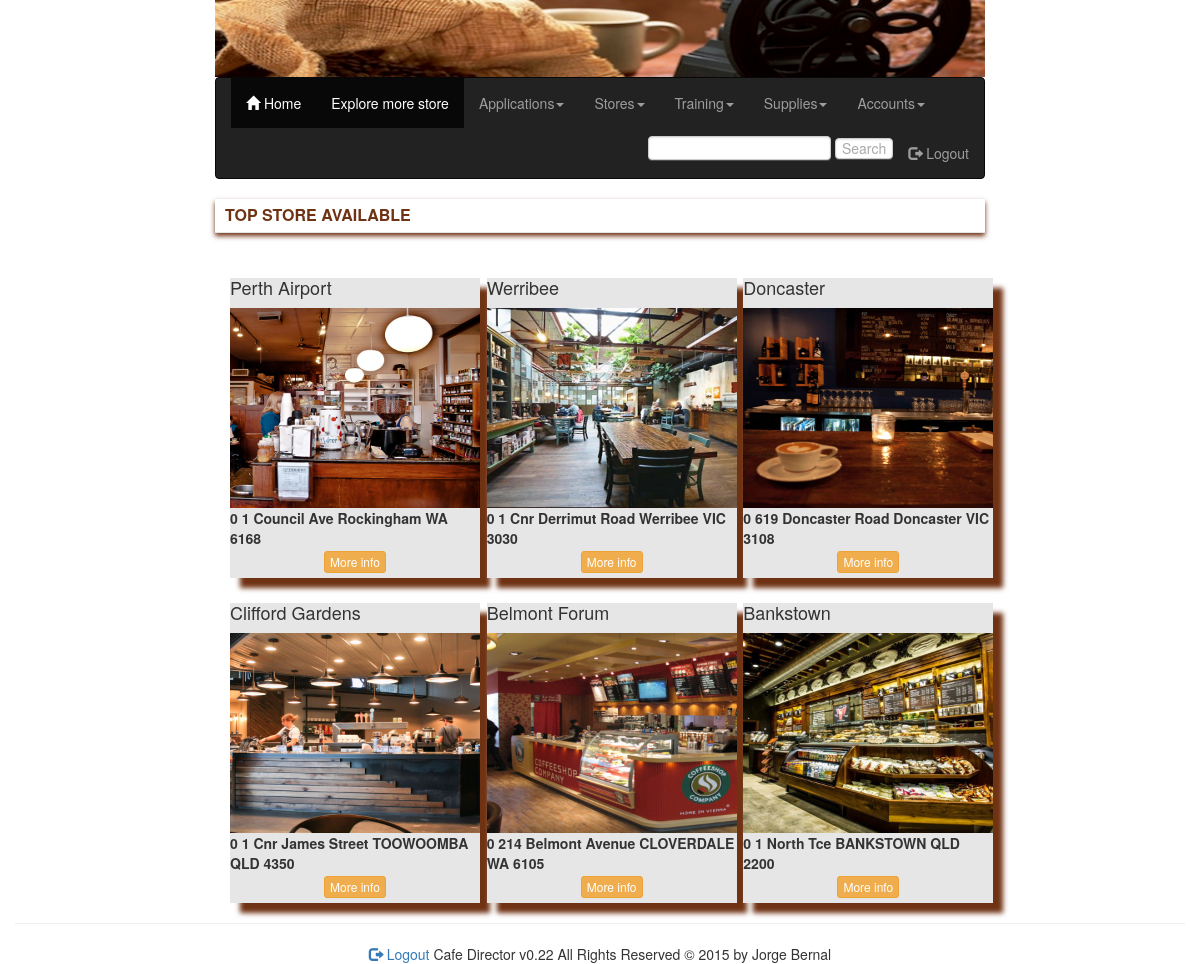
The app's page /inc/explore_store.php (signed in) with its own data.
### tables this page shows
CREATE TABLE IF NOT EXISTS `stores` (
  `storeID` int(11) NOT NULL AUTO_INCREMENT,
  `namestore` varchar(128) NOT NULL,
  `unit` int(11) NOT NULL,
  `streetnumber` int(11) NOT NULL,
  `streetname` varchar(128) NOT NULL,
  `suburb` varchar(128) NOT NULL,
  `state` varchar(16) NOT NULL,
  `postcode` int(11) NOT NULL,
  `website` varchar(128) NOT NULL,
  `email` varchar(128) NOT NULL,
  `phone1` int(11) NOT NULL,
  `phone2` int(11) NOT NULL,
  `join_datestamp` datetime NOT NULL,
  `update_datestamp` datetime NOT NULL,
  `img_path` varchar(128) NOT NULL,
  `store_description` varchar(1000) NOT NULL,
  `store_status` varchar(32) NOT NULL,
  `franchise_available` varchar(32) NOT NULL,
  PRIMARY KEY (`storeID`)
);

### inc/explore_store.php (the view, shortened to what this page needs)
<?php
include ('../inc/header.php');
?>
<?php
$sql = "SELECT * FROM stores WHERE franchise_available='yes' ORDER BY update_datestamp";
$result = mysqli_query($conn, $sql);
?>
<legend>TOP STORE AVAILABLE </legend>
                    <?php
                        foreach ($result as $row) {
                    ?>
                              <div class="col-xs-12 col-sm-6 col-lg-4">
																	<div class="box_medium_square">
                                    <h4><?php echo $row['namestore']; ?></h4>
                                    <img  src="<?php echo $row['img_path']; ?>"  style="width:250px;height:200px;" alt="Home"  />
                                    <b><?php echo $row['unit']." ".$row['streetnumber']." ".$row['streetname']." ".$row['suburb']." ".$row['state']." ".$row['postcode']; ?>
																		</b>
																						 <div id="btn_action">
			 																						<form name="store_info" id="store_info" method="post" action="store_info.php" >
			 																							<button type="submit" class="btn btn-warning btn-xs" id="store_info" name="store_info">More info</button>
			 																						</form>
			 																			</div>
                              </div>
                            </div>
                      <?php
                        }
                      ?>
	<?php
	include ('../inc/footer.php');
	?>

### css/styles.css (style rules this page uses)
form { display: inline; }
#btn_action { text-align:center; padding: 2px 4px 3px 4px; }
.box_medium_square { position: relative; margin-right: 25px; margin-top: 25px; width: 250px; height: 300px; background-color: #E6E6E6; box-shadow: 10px 10px 5px #6F3213; }
legend { color:#6F3213; font-size:16px; background:#fff; box-shadow: 0 3px 5px #6F3213; padding:5px 10px; text-transform:uppercase; font-weight:bold; }

### records on screen
stores: namestore "Perth Airport", img_path (picture), unit "0", streetnumber "1", streetname "Council Ave", suburb "Rockingham", state "WA", postcode "6168"
stores: namestore "Werribee", img_path (picture), unit "0", streetnumber "1", streetname "Cnr Derrimut Road", suburb "Werribee", state "VIC", postcode "3030"
stores: namestore "Doncaster", img_path (picture), unit "0", streetnumber "619", streetname "Doncaster Road", suburb "Doncaster", state "VIC", postcode "3108"
stores: namestore "Clifford Gardens", img_path (picture), unit "0", streetnumber "1", streetname "Cnr James Street", suburb "TOOWOOMBA", state "QLD", postcode "4350"
stores: namestore "Belmont Forum", img_path (picture), unit "0", streetnumber "214", streetname "Belmont Avenue", suburb "CLOVERDALE", state "WA", postcode "6105"
stores: namestore "Bankstown", img_path (picture), unit "0", streetnumber "1", streetname "North Tce", suburb "BANKSTOWN", state "QLD", postcode "2200"
